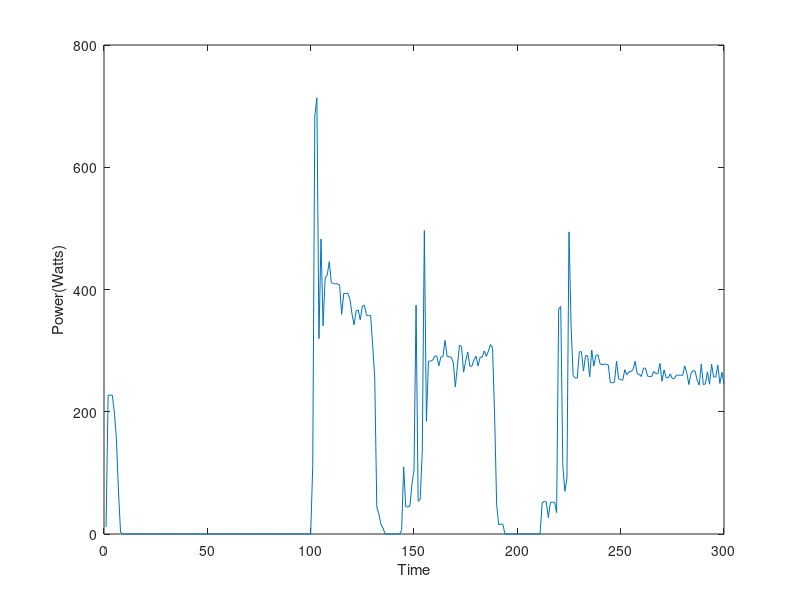

Here is the MATLAB script that generated this plot:
clc;
clear all;

load PRT_SM_Data;

num_traces = 3000;

index_range = 300;

offset = 0;

for i=1:index_range
    A(i,:) = real_power(1+offset:10+offset);
    offset = offset+10;
end
%% Compute maximum of each EMI bin using histogram
close all
T = [];
for i=1:index_range
    [counts,centers] = hist(A(i,:),10);
    Z = [];
    Z = centers(find(counts==max(counts)));
    T(i) = Z(1,1);
    disp(i)
end

% %
plot(T)
% grid on;
xlabel('Time');
ylabel('Power(Watts)');

